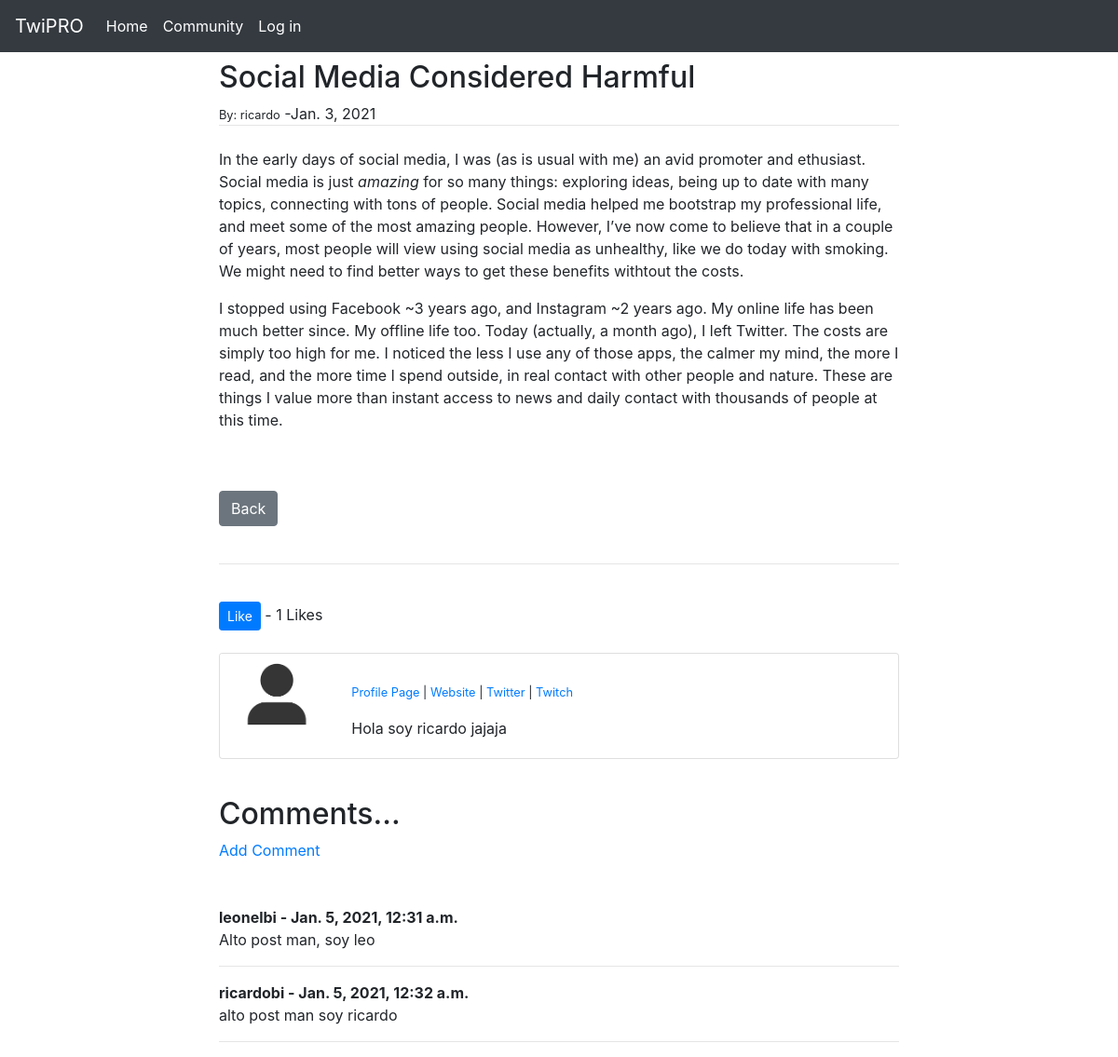
The app's page /article/2 with its own data.
### main/models.py (models this page shows, shortened)
class Post(models.Model):
    title = models.CharField(max_length=255)
    image = models.ImageField(null=True, blank=True, upload_to="iamges/")
    author = models.ForeignKey(User, on_delete=models.CASCADE)
    snippet = models.CharField(max_length=400, default="")
    body = RichTextField(blank=True, null=True)
    post_date = models.DateField(auto_now_add=True)
    likes = models.ManyToManyField(User, related_name="blog_posts")
    def total_likes(self):
        return self.likes.count()

class Profile(models.Model):
    user = models.OneToOneField(User, null=True, on_delete=models.CASCADE)
    bio = models.TextField()
    profile_pic = models.ImageField(null=True, blank=True, upload_to="iamges/profile/")
    website_url = models.CharField(max_length=255, null=True, blank=True)
    twitter_url = models.CharField(max_length=255, null=True, blank=True)
    github_url = models.CharField(max_length=255, null=True, blank=True)
    twitch_url = models.CharField(max_length=255, null=True, blank=True)

class Comment(models.Model):
    post = models.ForeignKey(Post, related_name="comments", on_delete=models.CASCADE)
    name = models.CharField(max_length=255)
    body = models.TextField()
    date_added = models.DateTimeField(auto_now_add=True)

### main/views.py (the view)
# urls.py: path("article/<int:pk>", ArticleDetailView.as_view(), name="article-detail"),
class ArticleDetailView(DetailView):
    model = Post
    template_name = "main/articles_detail.html"
    def get_context_data(self, *args, **kwargs):
        context = super(ArticleDetailView, self).get_context_data(*args, **kwargs)
        stuff = get_object_or_404(Post, id=self.kwargs["pk"])
        total_likes = stuff.total_likes()
        context["total_likes"] = total_likes
        return context

### main/templates/main/articles_detail.html (shortened to what this page needs)
{% extends "main/base.html" %}
{% load static %}
{% block name %}
<h2>{{ post.title }} </h2>
<small>By: {{ post.author }}</small> -{{ post.post_date }}
{% endblock %}
{% block content %}
{{ post.body|safe }}
<br></br>
<a href="{% url 'view' %}" class="btn btn-secondary">Back</a>
<br></br>
<hr>
<br/>
<form action="{% url 'like_post' post.pk %}" method="POST">
    <button type="sumbit", name="post_id", value = "{{post.id}}",
    class="btn btn-primary btn-sm">Like</button> - {{ total_likes }} Likes
</form>
<br>
<div class="card mb-3">
    <div class="row no-gutters">
      <div class="col-md-2">
{% if post.author.profile.profile_pic %}
        <img src="{{ post.author.profile.profile_pic.url }}"
        class="card-img">
{% else %}
        <img src="{% static 'main/images/default_profile_pic.png' %}"
        class="card-img">
{% endif %}
      </div>
      <div class="col-md-10">
        <div class="card-body">
<p class="small text_muted">
    <a href="{% url 'show_profile_page' post.author.profile.id %}">Profile Page</a>
    {% if post.author.profile.website_url %}
        | <a href="{{ post.author.profile.website_url }}">Website</a>
    {% endif %}
    {% if post.author.profile.twitter_url %}
        | <a href="{{ post.author.profile.twitter_url }}">Twitter</a>
    {% endif %}
    {% if post.author.profile.twitch_url %}
        | <a href="{{ post.author.profile.twitch_url }}">Twitch</a>
    {% endif %}
</p>
<p class="card-text">
{{ post.author.profile.bio }}
</p>
        </div>
      </div>
    </div>
  </div>
  <br>
<h2>Comments...</h2>
{% if not post.comments.all %}
    No Comments Yet...<a href="{% url 'add_comment' post.pk %}">Add One</a>
{% else %}
<a href="{% url 'add_comment' post.pk %}">Add Comment</a>
<br><br><br>
    {% for comment in post.comments.all %}
        <strong>{{ comment.name }} - {{ comment.date_added}}</strong>
        <br>
        {{ comment.body }}
        <br>
        <hr>
    {% endfor %}
{% endif%}
{% endblock %}

### main/templates/main/base.html (shortened to what this page needs)
<!DOCTYPE html>
<html>
    <head>
    <link rel="stylesheet" href="https://stackpath.bootstrapcdn.com/bootstrap/4.3.1/css/bootstrap.min.css">
    </head>
    <body>
    <nav class="navbar navbar-expand-lg navbar-dark bg-dark">
        <a class="navbar-brand" href="/home">TwiPRO</a>
        <div class="collapse navbar-collapse" id="navbarSupportedContent">
            <ul class="navbar-nav mr-auto">
            <li class="nav-item active">
                <a class="nav-link" href="/home">Home</a>
            </li>
            <li class="nav-item active">
                <a class="nav-link" href="/view">Community</a>
            </li>
            {% if  not user.is_authenticated %}
            <li class="nav-item active">
                <a class="nav-link" href="/login">Log in</a>
            </li>
            {% endif %}
            </ul>
        </div>
    </nav>
        <div id="content", name="content", class="container">
            <div class="row justify-content-center">
                <div class="col-8">
                    <h1 class="mt-2">{% block name %}Blog site{% endblock %}</h1>
                    <hr class="mt-0 mb-4">
                        {% block content %}
                        {% endblock %}
                </div>
            </div>
        </div>
    </body>
</html>

### records on screen
Post: title "Social Media Considered Harmful", author "ricardo", post_date "Jan. 3, 2021", body "In the early days of social media, I was (as is usual with me) an avid promoter and ethusiast. Social media is just amazing for so many things: exploring ideas, being up to date with many topics, connecting with tons of people. Social media helped me bootstrap my professional life, and meet some of the most amazing people. However, I’ve now come to believe that in a couple of years, most people will view using social media as unhealthy, like we do today with smoking. We might need to find better ways to get these benefits withtout the costs. I stopped using Facebook ~3 years ago, and Instagram ~2 years ago. My online life has been much better since. My offline life too. Today (actually, a…", author.profile.bio "Hola soy ricardo jajaja"
Comment: name "leonelbi", date_added "Jan. 5, 2021, 12:31 a.m.", body "Alto post man, soy leo"
Comment: name "ricardobi", date_added "Jan. 5, 2021, 12:32 a.m.", body "alto post man soy ricardo"

### other values on screen
{{ total_likes }} "1"
